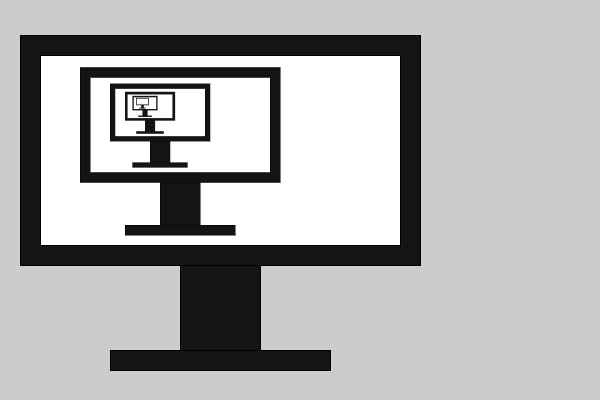
Frame 1 (no input)
Frame 2 (the mouse pressed at the canvas centre, redrawn once): identical to frame 1, image omitted

The Processing sketch that drew this single still picture (run headless with seeded random() and noise(); the mouse was pressed at the canvas centre and the sketch redrawn once):

// Processing sketch: sk_recursive_monitor
// ── sk_recursive_monitor.pde
void setup()
{
  size( 600, 400 );
  noLoop();  // アニメーションしない
}

void draw()
{
  // 最初の再帰呼び出し
  drawMonitor( width/2, height/2, 1, 6 );
}

/**
  再帰関数：モニターに映る映像を再帰的に描画する．
*/
void drawMonitor( float fCenterX, float fCenterY, float fScale, int iLevel )
{
  if ( iLevel > 0 )
  {
    // モニターの描画
    pushMatrix();

    translate( fCenterX, fCenterY );
    scale( fScale );
  
    rectMode( CENTER );
  
    // スタンド
    fill( 20 );
    rect( -80, 100, 80, 120 );
    rect( -80, 160, 220, 20 );
  
    // モニター枠
    rect( -80, -50, 400, 230 );

    // モニタースクリーン背景
    fill( 255 );
    rect( -80, -50, 360, 190 );
    
    
    // 再帰呼び出し（座標変換は継続）
    drawMonitor( -80, -50, 0.5, iLevel - 1 );
    
    popMatrix();
  }
}
